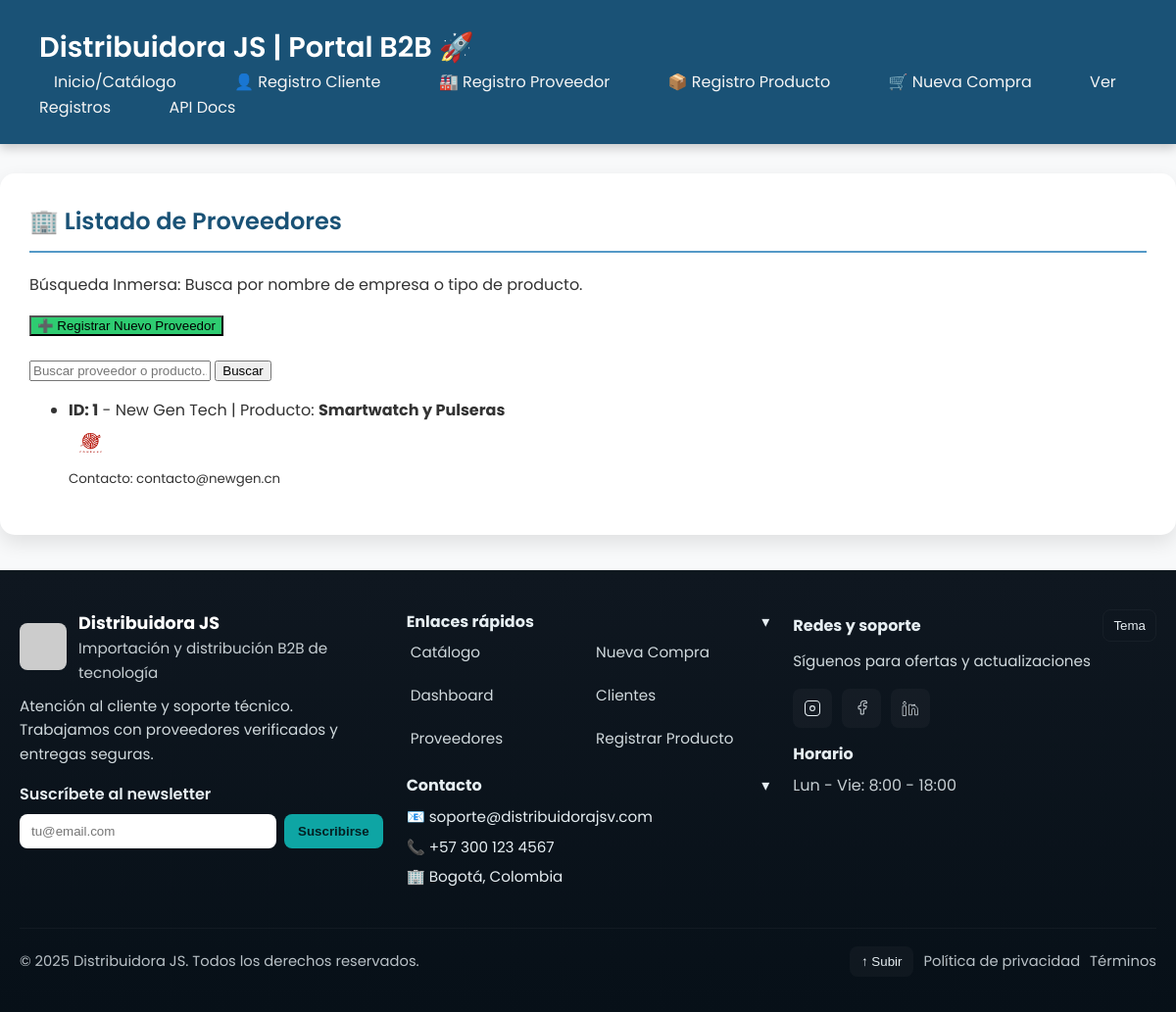
The page /empresas/listado on the database as committed earlier.
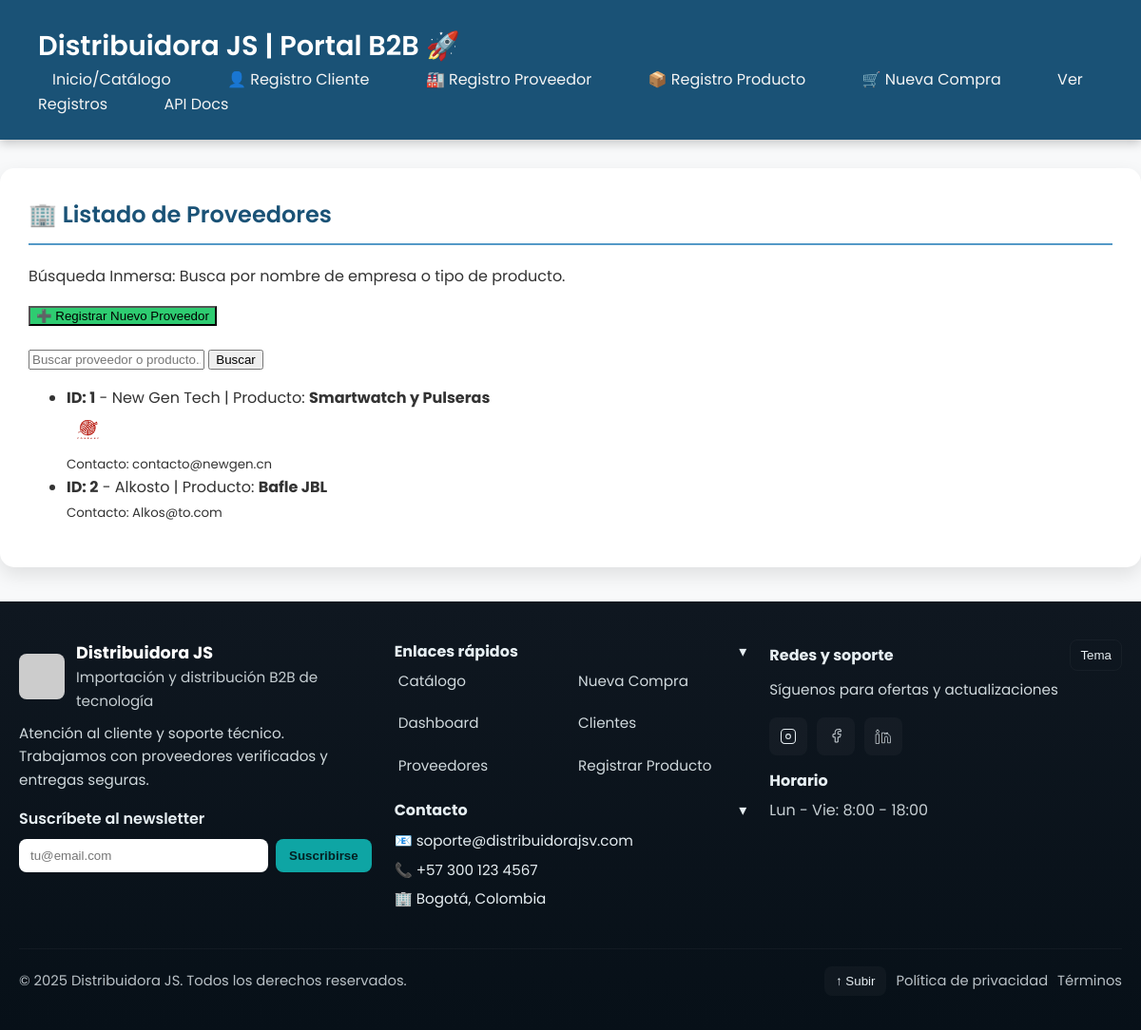
The same page on the database as committed later.
### models.py (models this page shows)
class EmpresaBase(BaseModel):
    nombre_empresa: str = Field(unique=True, index=True)
    contacto_nombre: str
    contacto_email: str
    pais_origen: str = "China"
    tipo_producto: str
    imagen_url: Optional[str] = None

class Empresa(EmpresaBase, table=True):
    compras: List["Compra"] = Relationship(back_populates="empresa")
    productos: List["Producto"] = Relationship(back_populates="empresa")

### main.py (the view)
@app.get("/empresas/listado", response_class=HTMLResponse, tags=["0. VISTAS"])
def read_empresas_html(request: Request, session: SessionDep, query: Optional[str] = None):
    statement = select(models.Empresa)
    if query:
        statement = statement.where(
            models.Empresa.nombre_empresa.contains(query) |
            models.Empresa.tipo_producto.contains(query)
        )
    empresas = session.exec(statement).all()
    return templates.TemplateResponse(
        request=request,
        name="empresas.html",
        context={"empresas": empresas, "titulo": "Listado de Proveedores", "query": query}
    )

### templates/empresas.html
{% extends "base.html" %}
{% block content %}
    <h2>🏢 {{ titulo }}</h2>
    <p>Búsqueda Inmersa: Busca por nombre de empresa o tipo de producto.</p>
    <div class="actions" style="margin-bottom: 20px;">
        <a href="/empresas/registro"><button style="background-color: #2ecc71;">➕ Registrar Nuevo Proveedor</button></a>
    </div>
    <form class="search-form" action="/empresas/listado" method="GET">
        <input type="text" name="query" placeholder="Buscar proveedor o producto..." value="{{ query or '' }}">
        <button type="submit">Buscar</button>
    </form>
    {% if empresas %}
        <ul class="data-list">
        {% for empresa in empresas %}
            <li>
                <div class="data-details">
                    <strong>ID: {{ empresa.id }}</strong> -
                    {{ empresa.nombre_empresa }} | Producto: <strong>{{ empresa.tipo_producto }}</strong>
                    {% if empresa.imagen_url %}
                        <br><img src="{{ empresa.imagen_url }}" alt="Logo" style="height: 30px; margin-top: 5px;">
                    {% endif %}
                </div>
                <div class="actions">
                    <small>Contacto: {{ empresa.contacto_email }}</small>
                </div>
            </li>
        {% endfor %}
        </ul>
    {% else %}
        <p>No se encontraron empresas con el criterio de búsqueda.</p>
    {% endif %}
{% endblock %}

### templates/base.html (shortened to what this page needs)
<!DOCTYPE html>
<html lang="es">
<head>
</head>
<body>
    <div class="header">
        <h1>Distribuidora JS | Portal B2B 🚀</h1>
        <div class="nav">
            <a href="/">Inicio/Catálogo</a>
            <a href="/clientes/registro">👤 Registro Cliente</a>
            <a href="/empresas/registro">🏭 Registro Proveedor</a>
            <a href="/productos/registro">📦 Registro Producto</a> <a href="/compras/registro">🛒 Nueva Compra</a>
            <a href="/clientes/listado">Ver Registros</a>
            <a href="http://127.0.0.1:8000/docs" target="_blank">API Docs</a>
        </div>
    </div>
    <div class="container">
        {% block content %}{% endblock %}
    </div>
    <footer class="site-footer" role="contentinfo" aria-label="Pie de página principal">
        <div class="footer-container">
            <div class="footer-column">
                <div class="footer-brand">
                    <img src="https://via.placeholder.com/48x48?text=JS" alt="Logo" style="border-radius:8px;">
                    <div>
                        <h3>Distribuidora JS</h3>
                        <div style="font-size:.95rem; color:rgba(230,238,242,0.85)">Importación y distribución B2B de tecnología</div>
                    </div>
                </div>
                <p class="footer-p">Atención al cliente y soporte técnico. Trabajamos con proveedores verificados y entregas seguras.</p>
                <div>
                    <div style="font-weight:600; margin-bottom:6px;">Suscríbete al newsletter</div>
                    <div class="newsletter" role="form" aria-label="Suscripción boletín">
                        <input id="newsletterEmail" type="email" placeholder="tu@email.com" aria-label="Email">
                        <button id="newsletterBtn">Suscribirse</button>
                    </div>
                </div>
            </div>
            <div class="footer-column" aria-hidden="false">
                <div class="collapsible" onclick="toggleCollapse('linksGroup')">
                    <strong>Enlaces rápidos</strong>
                    <span id="caret-links">▾</span>
                </div>
                <div id="linksGroup" class="collapsible-content" style="max-height:300px;">
                    <div class="footer-links" role="navigation" aria-label="Enlaces rápidos">
                        <a href="/productos">Catálogo</a>
                        <a href="/compras/registro">Nueva Compra</a>
                        <a href="/dashboard">Dashboard</a>
                        <a href="/clientes/listado">Clientes</a>
                        <a href="/empresas/listado">Proveedores</a>
                        <a href="/productos/registro">Registrar Producto</a>
                    </div>
                </div>
                <div style="margin-top:16px;">
                    <div class="collapsible" onclick="toggleCollapse('contactGroup')">
                        <strong>Contacto</strong> <span id="caret-contact">▾</span>
                    </div>
                    <div id="contactGroup" class="collapsible-content" style="max-height: 200px;">
                        <div style="margin-top:8px;">
                            <div style="font-size:.95rem">📧 soporte@distribuidorajsv.com</div>
                            <div style="font-size:.95rem; margin-top:6px;">📞 +57 300 123 4567</div>
                            <div style="font-size:.95rem; margin-top:6px;">🏢 Bogotá, Colombia</div>
                        </div>
                    </div>
                </div>
            </div>
            <div class="footer-column" style="min-width:260px;">
                <div style="display:flex; justify-content:space-between; align-items:center;">
                    <strong>Redes y soporte</strong>
                    <button class="footer-toggle" id="themeToggle" aria-pressed="false" title="Cambiar tema">Tema</button>
                </div>
                <p class="footer-p" style="margin-top:8px;">Síguenos para ofertas y actualizaciones</p>
                <div class="socials" role="navigation" aria-label="Redes sociales">
                    <a href="#" title="Instagram" aria-label="Instagram">
                    </a>
                    <a href="#" title="Facebook" aria-label="Facebook">
                        <svg width="18" height="18" viewBox="0 0 24 24" fill="none" xmlns="http://www.w3.org/2000/svg"><path d="M18 2h-3a4 4 0 0 0-4 4v3H8v4h3v7h4v-7h3l1-4h-4V6a1 1 0 0 1 1-1h3z" stroke="currentColor" stroke-width="1.2" stroke-linecap="round" stroke-linejoin="round"/></svg>
                    </a>
                    <a href="#" title="LinkedIn" aria-label="LinkedIn">
                    </a>
                </div>
                <div style="margin-top:14px;">
                    <strong>Horario</strong>
                    <div style="color:rgba(230,238,242,0.85); margin-top:6px;">Lun - Vie: 8:00 - 18:00</div>
                </div>
            </div>
        </div>
        <div class="footer-container" style="margin-top:18px;">
            <div class="footer-bottom" style="width:100%;">
                <div>© <span id="footerYear"></span> Distribuidora JS. Todos los derechos reservados.</div>
                <div style="display:flex; gap:10px; align-items:center;">
                    <button class="back-to-top" id="backToTopBtn" aria-label="Volver arriba">↑ Subir</button>
                    <a href="/politica-privacidad" style="color:rgba(230,238,242,0.8); text-decoration:none;">Política de privacidad</a>
                    <a href="/terminos" style="color:rgba(230,238,242,0.8); text-decoration:none;">Términos</a>
                </div>
            </div>
        </div>
    </footer>
</body>
</html>

### templates/base.html (style rules this page uses)
:root { --color-principal: #1a5276; --color-secundario: #5499c7; --color-contraste: #f39c12; --color-fondo: #f8f9fa; --color-texto: #333; --color-borde: #e0e0e0; --footer-bg: #0f1720; --footer-accent: #0ea5a4; --footer-text: #e6eef2; }
body { font-family: 'Poppins', sans-serif; margin: 0; background-color: var(--color-fondo); color: var(--color-texto); line-height: 1.6; }
.header { background-color: var(--color-principal); color: white; padding: 25px 40px; box-shadow: 0 4px 10px rgba(0, 0, 0, 0.2); }
.header h1 { margin: 0; font-weight: 600; font-size: 1.8em; }
.nav a { color: #f4f4f4; margin-right: 25px; text-decoration: none; padding: 10px 15px; border-radius: 6px; transition: background-color 0.3s; font-weight: 400; }
.container { max-width: 1300px; margin: 30px auto; padding: 30px; background: white; border-radius: 15px; box-shadow: 0 8px 20px rgba(0, 0, 0, 0.1); }
h2 { color: var(--color-principal); border-bottom: 2px solid var(--color-secundario); padding-bottom: 10px; margin-top: 0; font-weight: 600; }
.site-footer { background: linear-gradient(180deg, var(--footer-bg), #071018); color: var(--footer-text); padding: 36px 20px; margin-top: 36px; border-top: 4px solid rgba(255,255,255,0.03); }
.footer-container { max-width: 1300px; margin: 0 auto; display: flex; gap: 24px; align-items: flex-start; flex-wrap: wrap; }
.footer-column { flex: 1 1 220px; min-width: 220px; }
.footer-brand { display:flex; align-items:center; gap:12px; margin-bottom:10px; }
.footer-brand h3 { margin:0; color: white; font-size:1.1rem; }
.footer-p { color: rgba(230,238,242,0.9); margin:8px 0 16px 0; font-size:.95rem; }
.footer-links { display: grid; grid-template-columns: repeat(2, minmax(120px,1fr)); gap:8px; }
.footer-links a { color: rgba(230,238,242,0.9); text-decoration: none; font-size: .95rem; display:block; padding:6px 4px; border-radius:6px; }
.newsletter { display:flex; gap:8px; align-items:center; margin-top:8px; }
.newsletter input[type="email"] { flex:1; padding:10px 12px; border-radius:8px; border: none; outline:none; }
.newsletter button { padding:10px 14px; border-radius:8px; border:none; background:var(--footer-accent); color:#042022; font-weight:700; cursor:pointer; }
.socials { display:flex; gap:10px; margin-top:12px; }
.socials a { display:inline-flex; align-items:center; justify-content:center; width:40px; height:40px; border-radius:8px; background: rgba(255,255,255,0.03); color:var(--footer-text); text-decoration:none; transition: transform .15s, background .15s; }
.footer-bottom { display:flex; justify-content:space-between; align-items:center; gap:12px; margin-top:22px; border-top:1px solid rgba(255,255,255,0.04); padding-top:18px; font-size:.92rem; color: rgba(230,238,242,0.8); flex-wrap:wrap; }
.back-to-top { background: rgba(255,255,255,0.03); color: var(--footer-text); padding:8px 12px; border-radius:8px; cursor:pointer; border:none; }
.footer-toggle { background: transparent; border:1px solid rgba(255,255,255,0.04); color: var(--footer-text); padding:8px 10px; border-radius:8px; cursor:pointer; }
.collapsible { cursor: pointer; display:flex; justify-content:space-between; align-items:center; gap:8px; }
.collapsible + .collapsible-content { max-height: 200px; overflow:hidden; transition: max-height 0.25s ease; }

Rows that differ between the two databases and show on the page:
added Empresa: id "2", nombre_empresa "Alkosto", tipo_producto "Bafle JBL", contacto_email "Alkos@to.com"
